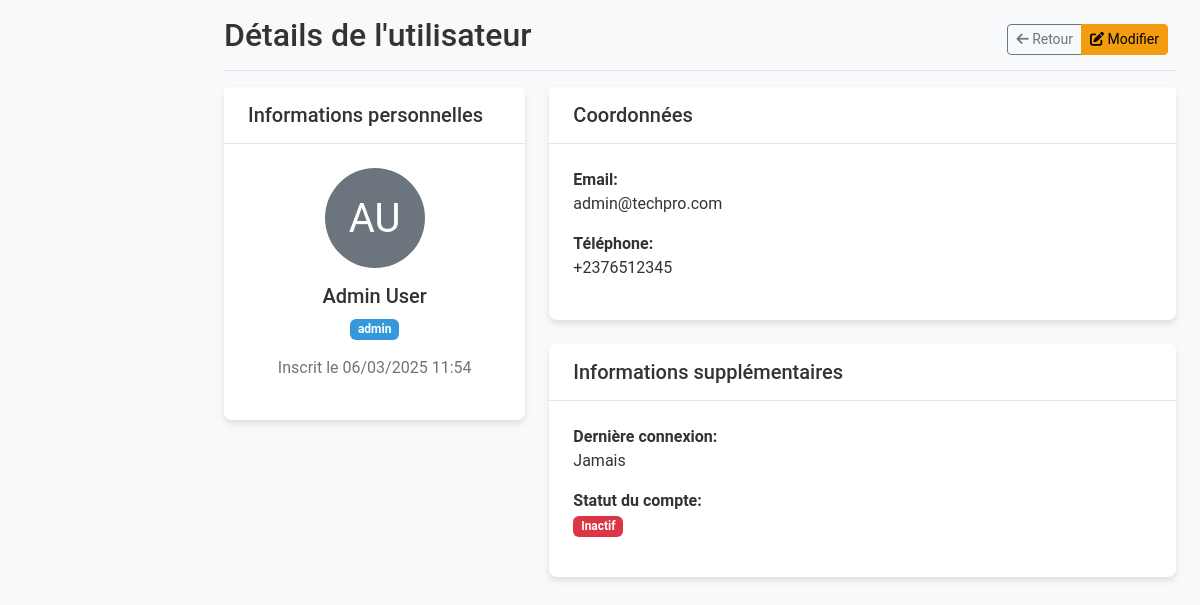
The page /admin/view_user.php?id=1 on the database its author committed.
### tables this page shows
CREATE TABLE users (
    user_id INT PRIMARY KEY AUTO_INCREMENT,
    first_name VARCHAR(50) NOT NULL,
    last_name VARCHAR(50) NOT NULL,
    email VARCHAR(100) UNIQUE NOT NULL,
    phone_number VARCHAR(20),
    country VARCHAR(100),
    state VARCHAR(100),
    quarter VARCHAR(100),
    password_hash VARCHAR(255) NOT NULL,
    registration_date TIMESTAMP DEFAULT CURRENT_TIMESTAMP,
    role_id INT DEFAULT 2,
    FOREIGN KEY (role_id) REFERENCES roles(role_id)
);

CREATE TABLE roles (
    role_id INT PRIMARY KEY AUTO_INCREMENT,
    role_name VARCHAR(50) NOT NULL,
    description TEXT
);

### admin/view_user.php (the view, shortened to what this page needs)
<?php
require_once '../DatabaseConnection/db_config.php';
$user_id = $_GET['id'];
$sql = "SELECT u.*, r.role_name FROM users u
        JOIN roles r ON u.role_id = r.role_id
        WHERE u.user_id = ?";
$stmt = $conn->prepare($sql);
$stmt->bind_param("i", $user_id);
$stmt->execute();
$result = $stmt->get_result();
$user = $result->fetch_assoc();
?>
<!DOCTYPE html>
<html lang="fr">
<head>
    <?php include 'includes/header_scripts.php'; ?>
</head>
<body>
    <div class="container-fluid">
        <div class="row">
            <main class="col-md-9 ms-sm-auto col-lg-10 px-md-4">
                <div class="d-flex justify-content-between flex-wrap flex-md-nowrap align-items-center pt-3 pb-2 mb-3 border-bottom">
                    <h1 class="h2">Détails de l'utilisateur</h1>
                    <div class="btn-toolbar mb-2 mb-md-0">
                        <div class="btn-group me-2">
                            <a href="all_users.php" class="btn btn-sm btn-outline-secondary">
                                <i class="fas fa-arrow-left"></i> Retour
                            </a>
                            <a href="edit_user.php?id=<?php echo $user['user_id']; ?>" class="btn btn-sm btn-warning">
                                <i class="fas fa-edit"></i> Modifier
                            </a>
                        </div>
                    </div>
                </div>
                <div class="row">
                    <div class="col-md-4">
                        <div class="card">
                            <div class="card-header">
                                <h5 class="card-title mb-0">Informations personnelles</h5>
                            </div>
                            <div class="card-body text-center">
                                <div class="mb-3">
                                    <div class="d-inline-block rounded-circle bg-secondary text-white p-3" style="width: 100px; height: 100px; line-height: 70px; font-size: 2.5rem;">
                                        <?php echo strtoupper(substr($user['first_name'], 0, 1) . substr($user['last_name'], 0, 1)); ?>
                                    </div>
                                </div>
                                <h5 class="card-title"><?php echo htmlspecialchars($user['first_name'] . ' ' . $user['last_name']); ?></h5>
                                <p class="card-text">
                                    <span class="badge bg-info"><?php echo htmlspecialchars($user['role_name']); ?></span>
                                </p>
                                <p class="text-muted">
                                    Inscrit le <?php echo date('d/m/Y H:i', strtotime($user['registration_date'])); ?>
                                </p>
                            </div>
                        </div>
                    </div>
                    <div class="col-md-8">
                        <div class="card">
                            <div class="card-header">
                                <h5 class="card-title mb-0">Coordonnées</h5>
                            </div>
                            <div class="card-body">
                                <div class="mb-3">
                                    <label class="fw-bold">Email:</label>
                                    <p><?php echo htmlspecialchars($user['email']); ?></p>
                                </div>
                                <div class="mb-3">
                                    <label class="fw-bold">Téléphone:</label>
                                    <p><?php echo htmlspecialchars($user['phone_number']); ?></p>
                                </div>
                            </div>
                        </div>
                        <div class="card mt-4">
                            <div class="card-header">
                                <h5 class="card-title mb-0">Informations supplémentaires</h5>
                            </div>
                            <div class="card-body">
                                <div class="mb-3">
                                    <label class="fw-bold">Dernière connexion:</label>
                                    <p><?php echo isset($user['last_login']) ? date('d/m/Y H:i', strtotime($user['last_login'])) : 'Jamais'; ?></p>
                                </div>
                                <div class="mb-3">
                                    <label class="fw-bold">Statut du compte:</label>
                                    <?php if(isset($user['is_active']) && $user['is_active'] == 1): ?>
                                        <p><span class="badge bg-success">Actif</span></p>
                                    <?php else: ?>
                                        <p><span class="badge bg-danger">Inactif</span></p>
                                    <?php endif; ?>
                                </div>
                            </div>
                        </div>
                    </div>
                </div>
            </main>
        </div>
    </div>
</body>
</html>

### assets/css/admin-styles.css (style rules this page uses)
:root { --primary-color: #3498db; --secondary-color: #2c3e50; --success-color: #2ecc71; --danger-color: #e74c3c; --warning-color: #f39c12; --info-color: #3498db; --light-color: #ecf0f1; --dark-color: #2c3e50; }
body { font-family: "Roboto", sans-serif; background-color: #f8f9fa; color: #333; }
.btn-warning { background-color: var(--warning-color); border-color: var(--warning-color); }
.card { box-shadow: 0 4px 6px rgba(0, 0, 0, 0.1); border-radius: 8px; border: none; margin-bottom: 1.5rem; }
.card-header { background-color: #fff; border-bottom: 1px solid rgba(0, 0, 0, 0.1); padding: 1rem 1.5rem; }
.card-body { padding: 1.5rem; }
.badge.bg-info { background-color: var(--info-color) !important; }

### rows shown on the page
users: first_name+last_name "AU", first_name+last_name "Admin User", role.role_name "admin", registration_date "06/03/2025 11:54", email "admin@techpro.com", phone_number "+2376512345"
